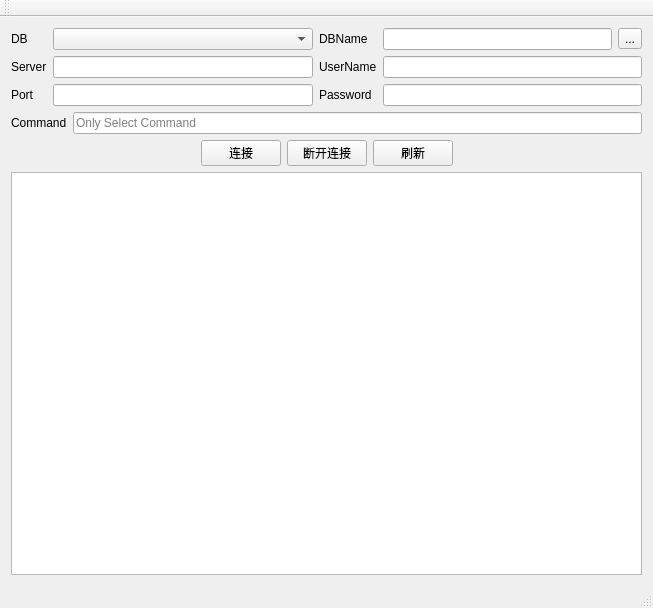
<?xml version="1.0" encoding="UTF-8"?>
<ui version="4.0">
 <class>MainWindow</class>
 <widget class="QMainWindow" name="MainWindow">
  <property name="geometry">
   <rect>
    <x>0</x>
    <y>0</y>
    <width>653</width>
    <height>608</height>
   </rect>
  </property>
  <property name="windowTitle">
   <string>LeisureLinux Qt SQL Demo</string>
  </property>
  <widget class="QWidget" name="centralWidget">
   <layout class="QGridLayout" name="gridLayout_3">
    <item row="0" column="0">
     <layout class="QGridLayout" name="gridLayout">
      <item row="0" column="0">
       <widget class="QLabel" name="label_3">
        <property name="text">
         <string>DB</string>
        </property>
       </widget>
      </item>
      <item row="1" column="1">
       <widget class="QLineEdit" name="lineEdit_Server"/>
      </item>
      <item row="1" column="3">
       <widget class="QLineEdit" name="lineEdit_UserName"/>
      </item>
      <item row="0" column="2">
       <widget class="QLabel" name="label_4">
        <property name="text">
         <string>DBName</string>
        </property>
       </widget>
      </item>
      <item row="1" column="0">
       <widget class="QLabel" name="label_Server">
        <property name="text">
         <string>Server</string>
        </property>
       </widget>
      </item>
      <item row="1" column="2">
       <widget class="QLabel" name="label_UserName">
        <property name="text">
         <string>UserName</string>
        </property>
       </widget>
      </item>
      <item row="2" column="1">
       <widget class="QLineEdit" name="lineEdit_Port"/>
      </item>
      <item row="2" column="2">
       <widget class="QLabel" name="label_Password">
        <property name="text">
         <string>Password</string>
        </property>
       </widget>
      </item>
      <item row="2" column="3">
       <widget class="QLineEdit" name="lineEdit_Password">
        <property name="echoMode">
         <enum>QLineEdit::Password</enum>
        </property>
       </widget>
      </item>
      <item row="2" column="0">
       <widget class="QLabel" name="label_Port">
        <property name="text">
         <string>Port</string>
        </property>
       </widget>
      </item>
      <item row="0" column="1">
       <widget class="QComboBox" name="comboBox_DBSelect"/>
      </item>
      <item row="0" column="3">
       <layout class="QGridLayout" name="gridLayout_4">
        <item row="0" column="0">
         <widget class="QLineEdit" name="lineEdit_DBName"/>
        </item>
        <item row="0" column="1">
         <widget class="QToolButton" name="toolButton_Path">
          <property name="text">
           <string>...</string>
          </property>
         </widget>
        </item>
       </layout>
      </item>
     </layout>
    </item>
    <item row="4" column="0">
     <widget class="QTableWidget" name="tableWidget">
      <property name="alternatingRowColors">
       <bool>true</bool>
      </property>
     </widget>
    </item>
    <item row="3" column="0">
     <layout class="QGridLayout" name="gridLayout_2">
      <item row="0" column="3">
       <widget class="QPushButton" name="pushButton_Refresh">
        <property name="text">
         <string>刷新</string>
        </property>
       </widget>
      </item>
      <item row="0" column="2">
       <widget class="QPushButton" name="pushButton_Disconnect">
        <property name="text">
         <string>断开连接</string>
        </property>
       </widget>
      </item>
      <item row="0" column="1">
       <widget class="QPushButton" name="pushButton_Connect">
        <property name="text">
         <string>连接</string>
        </property>
       </widget>
      </item>
      <item row="0" column="0">
       <spacer name="horizontalSpacer">
        <property name="orientation">
         <enum>Qt::Horizontal</enum>
        </property>
        <property name="sizeHint" stdset="0">
         <size>
          <width>40</width>
          <height>20</height>
         </size>
        </property>
       </spacer>
      </item>
      <item row="0" column="4">
       <spacer name="horizontalSpacer_2">
        <property name="orientation">
         <enum>Qt::Horizontal</enum>
        </property>
        <property name="sizeHint" stdset="0">
         <size>
          <width>40</width>
          <height>20</height>
         </size>
        </property>
       </spacer>
      </item>
     </layout>
    </item>
    <item row="1" column="0">
     <layout class="QGridLayout" name="gridLayout_5">
      <item row="0" column="1">
       <widget class="QLineEdit" name="lineEdit_Command">
        <property name="placeholderText">
         <string>Only Select Command</string>
        </property>
       </widget>
      </item>
      <item row="0" column="0">
       <widget class="QLabel" name="label">
        <property name="text">
         <string>Command</string>
        </property>
       </widget>
      </item>
     </layout>
    </item>
   </layout>
  </widget>
  <widget class="QMenuBar" name="menuBar">
   <property name="geometry">
    <rect>
     <x>0</x>
     <y>0</y>
     <width>653</width>
     <height>21</height>
    </rect>
   </property>
  </widget>
  <widget class="QToolBar" name="mainToolBar">
   <attribute name="toolBarArea">
    <enum>TopToolBarArea</enum>
   </attribute>
   <attribute name="toolBarBreak">
    <bool>false</bool>
   </attribute>
  </widget>
  <widget class="QStatusBar" name="statusBar"/>
 </widget>
 <layoutdefault spacing="6" margin="11"/>
 <tabstops>
  <tabstop>comboBox_DBSelect</tabstop>
  <tabstop>lineEdit_Server</tabstop>
  <tabstop>lineEdit_Port</tabstop>
  <tabstop>lineEdit_DBName</tabstop>
  <tabstop>lineEdit_UserName</tabstop>
  <tabstop>lineEdit_Password</tabstop>
  <tabstop>toolButton_Path</tabstop>
  <tabstop>pushButton_Connect</tabstop>
  <tabstop>pushButton_Disconnect</tabstop>
  <tabstop>pushButton_Refresh</tabstop>
  <tabstop>tableWidget</tabstop>
 </tabstops>
 <resources/>
 <connections/>
</ui>
